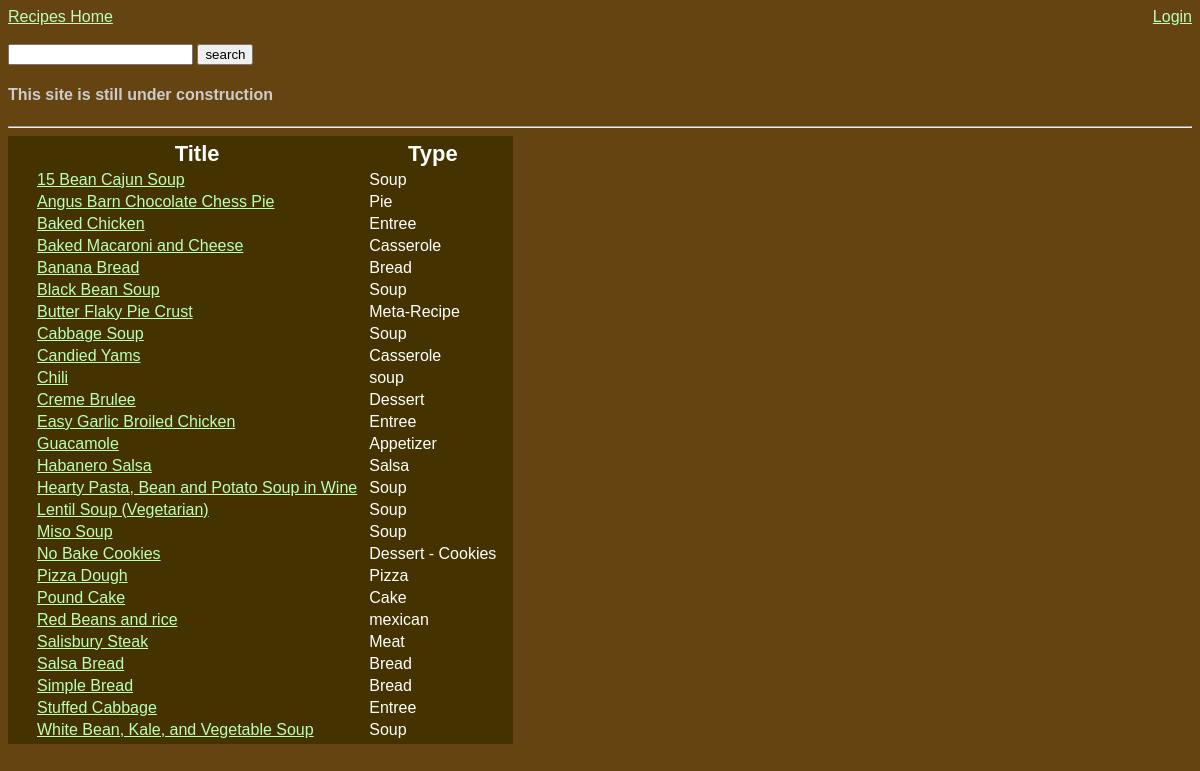
Screenshot of /searchRecipes.php with the database file from the repository.
### tables this page shows
CREATE TABLE `recipes` (
  `indx` int(10) NOT NULL AUTO_INCREMENT,
  `title` varchar(100) DEFAULT NULL,
  `user` varchar(50) DEFAULT NULL,
  `type` varchar(100) DEFAULT NULL,
  `imageLocation` varchar(500) DEFAULT NULL,
  `ingredients` varchar(5000) DEFAULT NULL,
  `directions` varchar(5000) DEFAULT NULL,
  PRIMARY KEY (`indx`)
);

### searchRecipes.php (the view, shortened to what this page needs)
<?php
    include("header.php");
    $qry = "select * from recipes where
            (title) like
            '%".$_GET['searchfield']."%'";
    $qry = $qry." or (user) like
            '%".$_GET['searchfield']."%'";
    $qry = $qry." or (type) like
            '%".$_GET['searchfield']."%'";
    $qry = $qry." or (ingredients) like
            '%".$_GET['searchfield']."%'";
    $qry = $qry." or (directions) like
            '%".$_GET['searchfield']."%'";
    $qry = $qry." or (indx) like
            '%".$_GET['searchfield']."%'";
    $qry = $qry." order by title";
    echo "<table><th></th><th>Title</th><th>Type</th>";
    $result = mysql_query($qry) or die('invalid query: '.mysql_error());
    while($row = mysql_fetch_array($result)){
        echo "<tr><td>";
            echo "</td>
                <td><a href=\"showForm.php?indx=".$row['indx']."\">".$row['title']."</a></td>
                <td>".$row['type']."</td>
                </tr>";
        }
        echo '</table>';
    include("footer.php");
?>

### recipestyle.css (style rules this page uses)
body { background-color:#641; color:#ccc; font-size:16px; font-family:helvetica, sans-serif; }
a:link { color:#bfb; }
table { background-color:#430; color:#fff; padding:2px 10px 2px 10px; }
td { padding-left:5px; padding-right:5px; }
th { font-size:22px; }

### rows the page displays
recipes: title "15 Bean Cajun Soup", type "Soup"
recipes: title "Angus Barn Chocolate Chess Pie", type "Pie"
recipes: title "Baked Chicken", type "Entree"
recipes: title "Baked Macaroni and Cheese", type "Casserole"
recipes: title "Banana Bread", type "Bread"
recipes: title "Black Bean Soup", type "Soup"
recipes: title "Butter Flaky Pie Crust", type "Meta-Recipe"
recipes: title "Cabbage Soup", type "Soup"
recipes: title "Candied Yams", type "Casserole"
recipes: title "Chili", type "soup"
recipes: title "Creme Brulee", type "Dessert"
recipes: title "Easy Garlic Broiled Chicken", type "Entree"
recipes: title "Guacamole", type "Appetizer"
recipes: title "Habanero Salsa", type "Salsa"
recipes: title "Hearty Pasta, Bean and Potato Soup in Wine", type "Soup"
recipes: title "Lentil Soup (Vegetarian)", type "Soup"
recipes: title "Miso Soup", type "Soup"
recipes: title "No Bake Cookies", type "Dessert - Cookies"
recipes: title "Pizza Dough", type "Pizza"
recipes: title "Pound Cake", type "Cake"
recipes: title "Red Beans and rice", type "mexican"
recipes: title "Salisbury Steak", type "Meat"
recipes: title "Salsa Bread", type "Bread"
recipes: title "Simple Bread", type "Bread"
recipes: title "Stuffed Cabbage", type "Entree"
recipes: title "White Bean, Kale, and Vegetable Soup", type "Soup"
